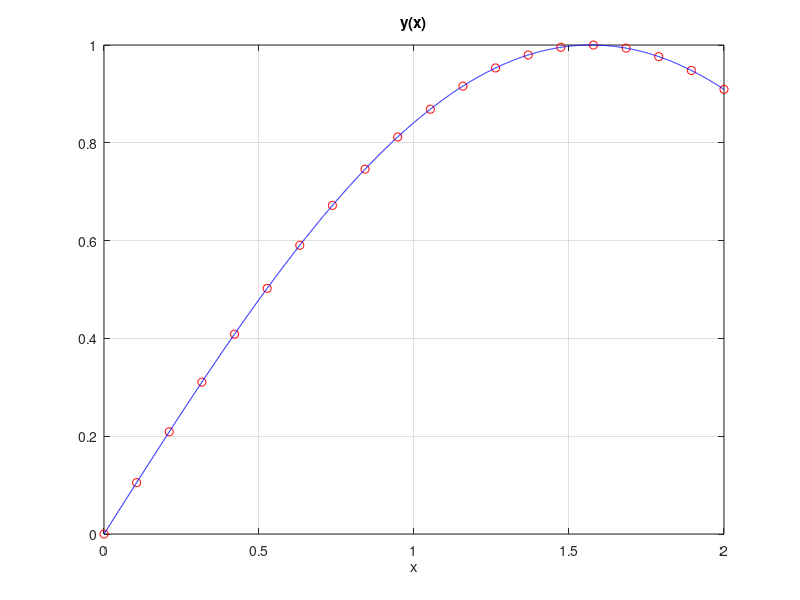
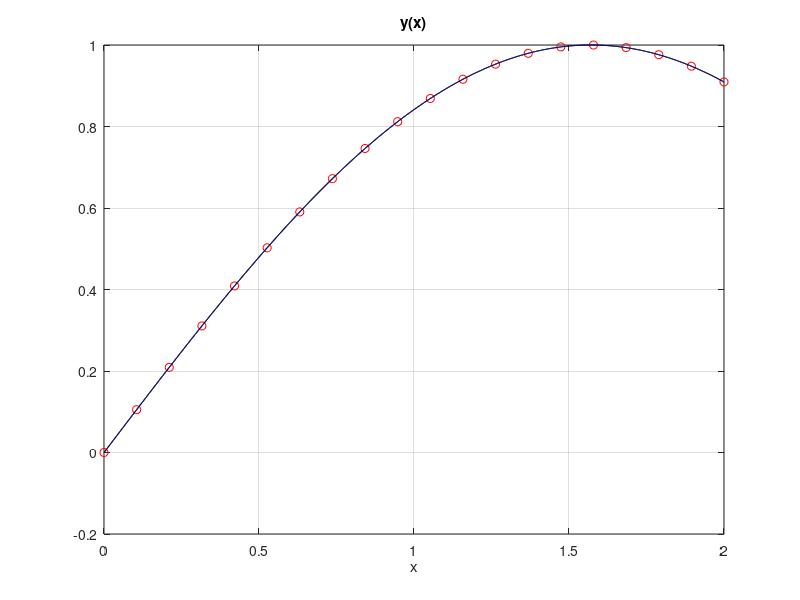
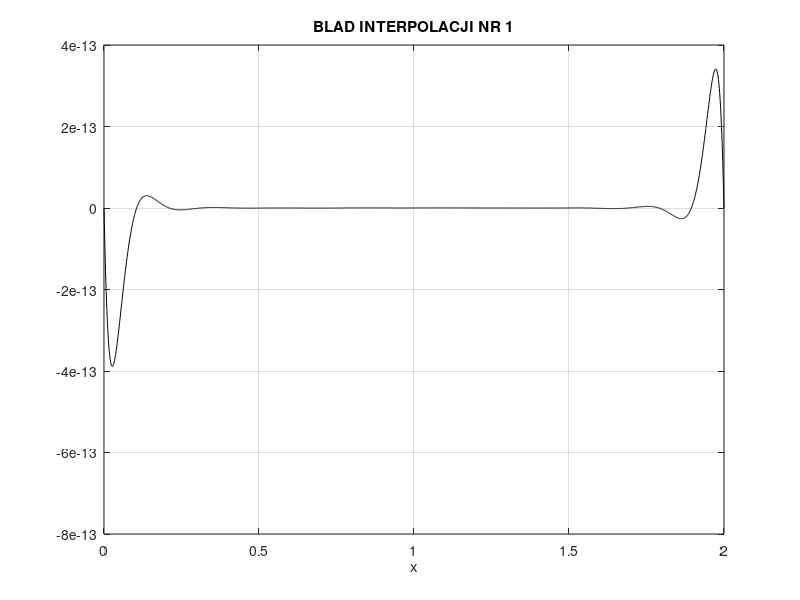
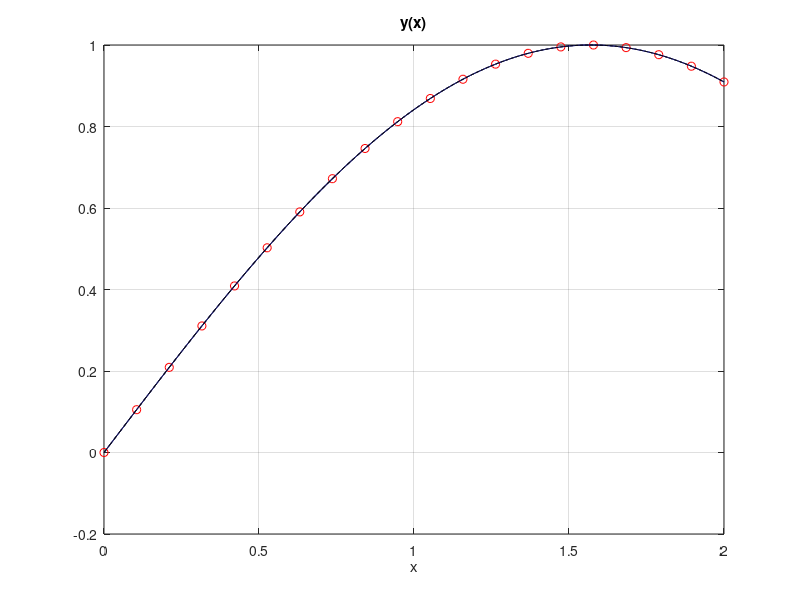

Recreate these plots in MATLAB, in order.
clear all; close all;
% Funkcja interpolowana wielomianem i jej parametry
N = 20; % liczba znanych punktow funkcji, u nas sinus()
xmax = 2; % maksymalna wartosc argumentu funkcji
xp = 0 : xmax/(N-1) : xmax; % wartosci argumentow dla znanych wartosci funkcji
xd = 0 : 0.001 : xmax; % wartosci argumentow w punktach interpolacji
yp = sin( xp ); % znane wartosci
yd = sin( xd ); % wartosci w punktach interpolacji - do sprawdzenia
figure;
plot( xp, yp, 'ro', xd, yd, 'b-'); xlabel('x'); title('y(x)'); grid; pause
% Wspolczynniki wielomianu y(x) = a0 + a1*x^1 + a2*x^2 + ... + aP*x^P
P = N-1; % rzad wielomianu: 0 (a0), 1 (a0 + a1*x), 2 (a0 + a1*x + a2*x^2), ...
a = polyfit( xp, yp, P ), % obliczenie wsp. wielomianu interpolujacego
% Interpolacja funkcji w zadanych punktach xi
xi = xd; % argumenty punktow interpolacji
yi = polyval(a,xi); % wartosci w punktach interpolacji
a = a(end:-1:1), % w Matlabie wsp. sa zapisywane od najwyzszej potegi
yi_moje = zeros(1,length(xi));
for k = 1 : N % sami obliczamy wartosci w punktach interpolacji
yi_moje = yi_moje + a(k) * xi.^(k-1);
end
max_abs_yi = max( abs( yi - yi_moje) ), pause
figure;
plot( xp,yp,'ro', xd,yd,'b-', xi,yi,'k-' ); xlabel('x'); title('y(x)'); grid; pause
figure;
plot( xd, yd-yi, 'k-' ); xlabel('x'); title('BLAD INTERPOLACJI NR 1'); grid; pause
% Funkcja interpolacji w Matlabie - interp1()
yis = interp1( xp, yp, xi, 'spline' );
figure;
plot( xp,yp,'ro', xd,yd,'b-', xi,yi,'k-', xi,yis,'k--' );
xlabel('x'); title('y(x)'); grid; pause
figure;
plot( xd, yd - yis, 'k-' ); xlabel('x'); title('BLAD INTERPOLACJI NR 2'); grid; pause


% WNIOSKI Im większy przedział argumentów funkcji tym większy błąd, wynika
% to ze względu na to że zmniejsza się liczba argumentów znanych wartości
% funkji więc interpolacja jest mniej dokładna
% interpolacji dla log10() nie ma błędu interpolacji (?)